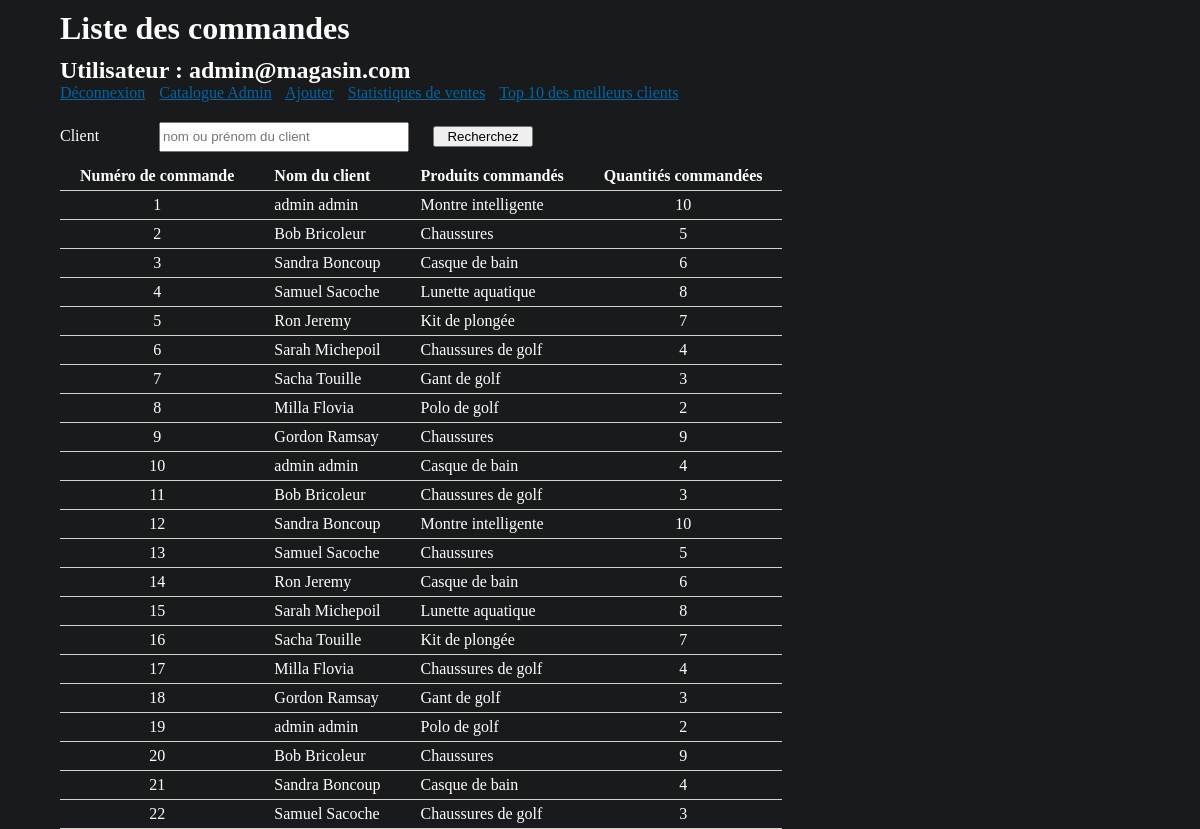
/NOT/tp3/admin/listeCommandes.php (signed in), run on the app's committed database.
### tables this page shows
CREATE TABLE IF NOT EXISTS `produits_commandes` (
  `produits_produit_id` INT NOT NULL,
  `commandes_commande_id` INT NOT NULL,
  `produit_commande_quantite` INT NOT NULL,
  PRIMARY KEY (`produits_produit_id`, `commandes_commande_id`),
  INDEX `fk_produits_has_commandes_commandes1_idx` (`commandes_commande_id` ASC),
  INDEX `fk_produits_has_commandes_produits1_idx` (`produits_produit_id` ASC),
  CONSTRAINT `fk_produits_has_commandes_produits1` FOREIGN KEY (`produits_produit_id`) REFERENCES `produits` (`produit_id`) ON DELETE NO ACTION ON UPDATE NO ACTION,
  CONSTRAINT `fk_produits_has_commandes_commandes1` FOREIGN KEY (`commandes_commande_id`) REFERENCES `commandes` (`commande_id`) ON DELETE NO ACTION ON UPDATE NO ACTION
);

CREATE TABLE IF NOT EXISTS `commandes` (
  `commande_id` INT NOT NULL AUTO_INCREMENT,
  `commande_date` TIMESTAMP NOT NULL DEFAULT CURRENT_TIMESTAMP,
  `commande_client_id` INT NOT NULL,
  PRIMARY KEY (`commande_id`),
  INDEX `fk_commandes_clients_idx` (`commande_client_id` ASC),
  CONSTRAINT `fk_commandes_clients` FOREIGN KEY (`commande_client_id`) REFERENCES `clients` (`client_id`) ON DELETE NO ACTION ON UPDATE NO ACTION
);

### NOT/tp3/inc/sql.php (called while the page is built, shortened)
        <?php  exit;
function listerCommandes($conn, $recherche = "")
{
    $recherche = "%" . $recherche . "%";
    $req = "SELECT
    C.commande_id as 'Numéro de commande',
    CONCAT(CL.client_prenom, ' ', CL.client_nom) as 'Nom du client',
    P.produit_nom as 'Produit',
    PC.produit_commande_quantite as 'Quantité'
    FROM
        commandes as C
    INNER JOIN
        produits_commandes as PC on PC.commandes_commande_id = C.commande_id
    INNER JOIN
        produits as P on P.produit_id = PC.produits_produit_id
    INNER JOIN
        clients as CL on CL.client_id = C.commande_client_id
    WHERE (CL.client_prenom LIKE '$recherche') OR (CL.client_nom LIKE '$recherche')
    ORDER BY `Numéro de commande` ASC";
    if ($result = mysqli_query($conn, $req, MYSQLI_STORE_RESULT)) {
        $nbResult = mysqli_num_rows($result);
        $liste = array();
        if ($nbResult) {
            mysqli_data_seek($result, 0);
            $commande_id = "";
            $commande_client = "";
            $commande_produit = "";
            $commande_quantite = "";
            while ($row = mysqli_fetch_array($result, MYSQLI_ASSOC)) {
                if ($commande_id !== $row['Numéro de commande']) {
                    if ($commande_id !== "") {
                        $liste [] = array(
									'commande_id' => $commande_id,
                                    'commande_client' => $commande_client,
                                    'commande_produit' => $commande_produit,
                                    'commande_quantite' => $commande_quantite,
                                    );
                    }
                    $commande_id = $row['Numéro de commande'];
                    $commande_client = $row['Nom du client'];
                    $commande_produit = [];
                    $commande_quantite = [];
                }
                $commande_produit[] = $row['Produit'];
                $commande_quantite[] = $row['Quantité'];
            }
            $liste [] = array(
                'commande_id' => $commande_id,
                'commande_client' => $commande_client,
                'commande_produit' => $commande_produit,
                'commande_quantite' =>  $commande_quantite);
        return $liste;
    } else {
        errSQL($conn);
        exit;
    }
    }
}
?>

### NOT/tp3/admin/listeCommandes.php (the view, shortened to what this page needs)
<?php
require_once("../inc/sql.php");
$recherche = isset($_POST['recherche']) ? trim($_POST['recherche']) : "";
$liste = listerCommandes($conn, $recherche);
?>
<!DOCTYPE html>
<html lang="fr">
<head>
    <link rel="stylesheet" href="../assets/css/style.css">
</head>
<body>
    <h1>Liste des commandes</h1>
    <h2>Utilisateur : <?= $_SESSION["identifiant_utilisateur"] ?></h2>
    <p class="menu">
        <a href="../deconnexion.php">Déconnexion</a>
        <a href="index.php">Catalogue Admin</a>
        <a href="ajout.php">Ajouter</a>
        <a href="statistiquesVentes.php">Statistiques de ventes</a>
        <a href="meilleurClient.php">Top 10 des meilleurs clients</a>
    </p>
    <form id="recherche" action="" method="post">
        <label>Client</label>
        <input type="text" name="recherche" value="<?= $recherche ?>" placeholder="nom ou prénom du client">
        <input type="submit" value="Recherchez">
    </form>
    <table>
        <tr>
            <th>Numéro de commande</th>
            <th>Nom du client</th>
            <th>Produits commandés</th>
            <th>Quantités commandées</th>
        </tr>
        <?php foreach ($liste as $row) :
        ?>
            <tr>
                <td style="text-align: center;"><?= $row["commande_id"] ?></td>
                <td><?= $row["commande_client"] ?></td>
                <td><?= implode("<br>", $row["commande_produit"]) ?></td>
                <td style="text-align: center;"><?= implode("<br>", $row["commande_quantite"]) ?></td>
            </tr>
        <?php endforeach; ?>
    </table>
</body>
</html>

### NOT/tp3/assets/css/style.css (style rules this page uses)
html, body, h1, h2, h3, p, ul, li { margin: 0; padding: 0; }
body { background: #181a1b ; width: 90%; color: white; margin: 0 auto; }
a { color: #0066a4; }
.menu a { margin-right: 10px; }
h1 { margin: 10px 0; }
p { margin-bottom: 20px; }
table { border-spacing: 0; }
th, td { padding: 5px 20px; text-align: left; border-bottom: 1px solid #d5d2cc; }
#recherche label, #tri label { display: inline-block; width : 90px; margin-right: 5px; }
#recherche input, #tri input, #tri select { display : inline-block; margin-right: 20px; margin-bottom: 10px; width: 250px; line-height: 24px; }
#recherche input[type='submit'], #tri input[type='submit'] { width: 100px; }
label { display: block; margin-bottom: 5px; }
input, select { box-sizing: border-box; line-height: 24px; margin-bottom: 5px; margin-right: 20px; }

### data on the page
produits_commandes: commandes_commande.commande_id "1", commande_client "admin admin", commande_produit "Montre intelligente", commande_quantite "10"
produits_commandes: commandes_commande.commande_id "2", commande_client "Bob Bricoleur", commande_produit "Chaussures", commande_quantite "5"
produits_commandes: commandes_commande.commande_id "3", commande_client "Sandra Boncoup", commande_produit "Casque de bain", commande_quantite "6"
produits_commandes: commandes_commande.commande_id "4", commande_client "Samuel Sacoche", commande_produit "Lunette aquatique", commande_quantite "8"
produits_commandes: commandes_commande.commande_id "5", commande_client "Ron Jeremy", commande_produit "Kit de plongée", commande_quantite "7"
produits_commandes: commandes_commande.commande_id "6", commande_client "Sarah Michepoil", commande_produit "Chaussures de golf", commande_quantite "4"
produits_commandes: commandes_commande.commande_id "8", commande_client "Milla Flovia", commande_produit "Polo de golf", commande_quantite "2"
produits_commandes: commandes_commande.commande_id "9", commande_client "Gordon Ramsay", commande_produit "Chaussures", commande_quantite "9"
produits_commandes: commandes_commande.commande_id "11", commande_client "Bob Bricoleur", commande_produit "Chaussures de golf", commande_quantite "3"
produits_commandes: commandes_commande.commande_id "12", commande_client "Sandra Boncoup", commande_produit "Montre intelligente", commande_quantite "10"
produits_commandes: commandes_commande.commande_id "13", commande_client "Samuel Sacoche", commande_produit "Chaussures", commande_quantite "5"
produits_commandes: commandes_commande.commande_id "14", commande_client "Ron Jeremy", commande_produit "Casque de bain", commande_quantite "6"
produits_commandes: commandes_commande.commande_id "15", commande_client "Sarah Michepoil", commande_produit "Lunette aquatique", commande_quantite "8"
produits_commandes: commandes_commande.commande_id "16", commande_client "Sacha Touille", commande_produit "Kit de plongée", commande_quantite "7"
produits_commandes: commandes_commande.commande_id "17", commande_client "Milla Flovia", commande_produit "Chaussures de golf", commande_quantite "4"
produits_commandes: commandes_commande.commande_id "18", commande_client "Gordon Ramsay", commande_produit "Gant de golf", commande_quantite "3"
produits_commandes: commandes_commande.commande_id "19", commande_client "admin admin", commande_produit "Polo de golf", commande_quantite "2"
produits_commandes: commandes_commande.commande_id "20", commande_client "Bob Bricoleur", commande_produit "Chaussures", commande_quantite "9"
produits_commandes: commandes_commande.commande_id "21", commande_client "Sandra Boncoup", commande_produit "Casque de bain", commande_quantite "4"
produits_commandes: commandes_commande.commande_id "22", commande_client "Samuel Sacoche", commande_produit "Chaussures de golf", commande_quantite "3"

### other printed values
$_SESSION["identifiant_utilisateur"] "admin@magasin.com"
$row["commande_id"] "7"
$row["commande_client"] "Sacha Touille"
implode("<br>", $row["commande_produit"]) "Gant de golf"
implode("<br>", $row["commande_quantite"]) "3"
$row["commande_id"] "10"
$row["commande_client"] "admin admin"
implode("<br>", $row["commande_produit"]) "Casque de bain"
implode("<br>", $row["commande_quantite"]) "4"
